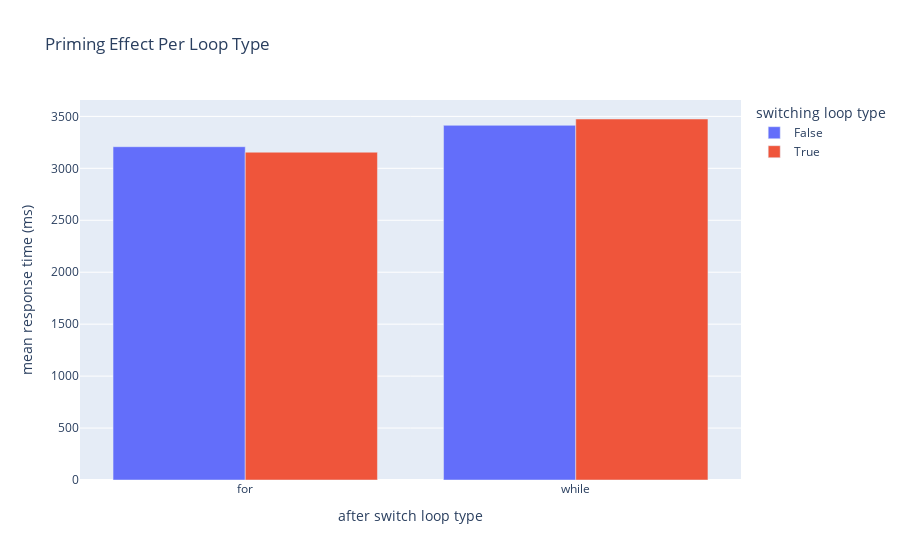

Notebook code for this chart:
### Code cell
switch_basic_for_fig = switching_diff_basic.reset_index()
px.bar(switch_basic_for_fig, x='loop_type', y='mean_response_time', color='loop_type_switch', barmode='group'
        , title='Priming Effect Per Loop Type', labels={'loop_type': 'after switch loop type'
                                                                      , 'mean_response_time': 'mean response time (ms)'
                                                                      , 'loop_type_switch': 'switching loop type'
                                                                      })

### Figure 1 — Plotly figure (JSON) as saved in the notebook; plotly's stock layout.template omitted (floating-point values rounded to 4 significant figures)
{"data": [{"alignmentgroup": "True", "hovertemplate": "switching loop type=False<br>after switch loop type=%{x}<br>mean response time (ms)=%{y}<extra></extra>", "legendgroup": "False", "marker": {"color": "#636efa", "pattern": {"shape": ""}}, "name": "False", "offsetgroup": "False", "orientation": "v", "showlegend": true, "textposition": "auto", "type": "bar", "x": ["for", "while"], "xaxis": "x", "y": [3208.0, 3414.0], "yaxis": "y"}, {"alignmentgroup": "True", "hovertemplate": "switching loop type=True<br>after switch loop type=%{x}<br>mean response time (ms)=%{y}<extra></extra>", "legendgroup": "True", "marker": {"color": "#EF553B", "pattern": {"shape": ""}}, "name": "True", "offsetgroup": "True", "orientation": "v", "showlegend": true, "textposition": "auto", "type": "bar", "x": ["for", "while"], "xaxis": "x", "y": [3155.0, 3475.0], "yaxis": "y"}], "layout": {"barmode": "group", "legend": {"title": {"text": "switching loop type"}, "tracegroupgap": 0}, "title": {"text": "Priming Effect Per Loop Type"}, "xaxis": {"anchor": "y", "domain": [0, 1], "title": {"text": "after switch loop type"}}, "yaxis": {"anchor": "x", "domain": [0, 1], "title": {"text": "mean response time (ms)"}}}}
